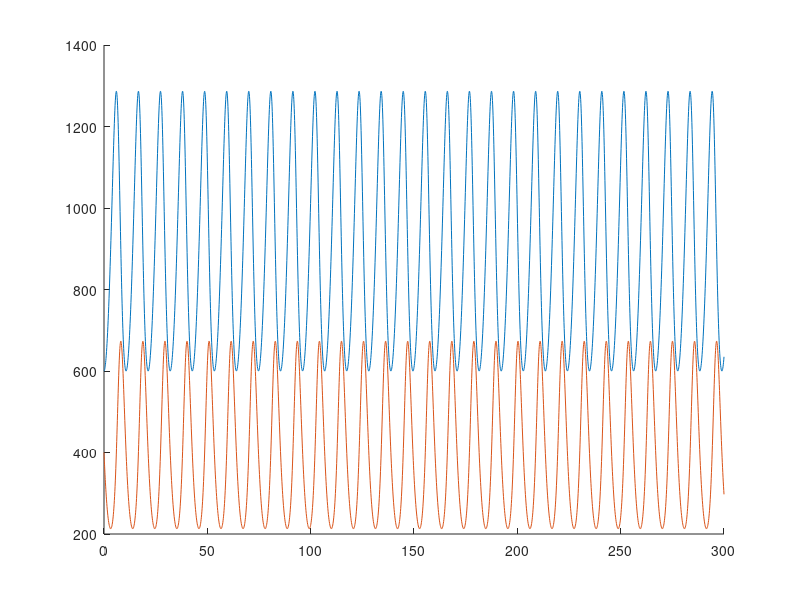

Write the MATLAB code that produced this figure. (Note: this script raises an error after producing the figure.)
clear all

a=0.4; b=0.001; c=0.001; d=0.9; e=0.001; j=0.001; k=0.001; l=0.001; m=0.9; 
R0_1 = 600; R0_2 = 600; R0_3 = 100;
F0_1 = 400; F0_2 = 700; F0_3 = 100;
B0 = 10;
alpha=d/a; r0 = R0_1/(d/c); f0 = F0_1/(a/b);
r_grass = 5 * f0; r_sat = 5 * f0;

y0 = [R0_1, R0_2, R0_3; F0_1, F0_2, F0_3];
y0_mod = [r0, f0];
t = [0,300];
tau = t/(1/a);

rel_tol = 1e-6;
abs_tol = 1e-4;
opts = odeset('RelTol',rel_tol, 'AbsTol',abs_tol);

f = @(t, x) [a*x(1) - b*(x(1)*x(2)); c*x(1)*x(2) - d*x(2)];
g = @(t, x) [x(1)*(1-x(1)/r_grass) - x(1)*x(2)/(1 + x(1)/r_sat); alpha*(x(1)*x(2)/(1 + x(1)/r_sat) - x(2))];

h = @(t, x) [a*x(1) - b*(x(1)*x(2)) - e*(x(1)*x(3)); 
             c*x(1)*x(2) - d*x(2) - j*x(2)*x(3); 
             k*x(1)*x(3) + l*x(2)*x(3) - m*x(3)];

[T_out1, Y_out1] = ode45(f,t,y0(:,1),opts);
[T_out2, Y_out2] = ode45(f,t,y0(:,2),opts);
[T_out3, Y_out3] = ode45(f,t,y0(:,3),opts);

[T_out4, Y_out4] = ode45(g, tau, y0_mod, opts);
[T_out5, Y_out5] = ode45(h, t, [R0_1, F0_1, B0]', opts);

figure(1)
hold on
plot(T_out1, Y_out1);

xlabel('Time (t)', Interpreter='latex')
ylabel('Populations', Interpreter='latex')
legend('Rabbit pop.', 'Fox pop.', Interpreter='latex')
hold off
figure(2)
hold on
xlabel('Rabbit pop.', Interpreter='latex')
ylabel('Fox pop.', Interpreter='latex')
plot(Y_out1(:,1), Y_out1(:,2));
plot(Y_out2(:,1), Y_out2(:,2));
plot(Y_out3(:,1), Y_out3(:,2));
legend('$R_0=600,F_0=400$', '$R_0=600,F_0=700$', '$R_0=100,F_0=100$', Interpreter='latex');
hold off

figure(3)
hold on
plot(T_out4, Y_out4);
xlabel('Time (t)', Interpreter='latex')
ylabel('Populations', Interpreter='latex')
legend('Rabbit pop.', 'Fox pop.', Interpreter='latex')
hold off

figure(4)
hold on
plot(Y_out4(:,1), Y_out4(:,2));
xlabel('Rabbit pop.', Interpreter='latex')
ylabel('Fox pop.', Interpreter='latex')
hold off

figure(5)
hold on
plot3(Y_out5(:,1), Y_out5(:,2), Y_out5(:,3));
xlabel('Rabbit pop.', Interpreter='latex')
ylabel('Fox pop.', Interpreter='latex')
zlabel('Bear pop.', Interpreter='latex')
legend('Rabbit pop.', 'Fox pop.', 'Bear pop.', Interpreter='latex')
hold off
view(3)
